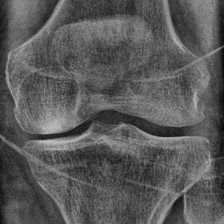
#> input picture Preprocessing/Different_images/9048979L_NEW.png, 224 x 224 px
$ jupyter execute Trrrrr.ipynb
#> lines starting #> are read from the running program, lines starting #| are printed output that depends on the picture
[cell 1]
import numpy as np
import matplotlib.pyplot as plt
import cv2

[cell 2]
def preprocess(img):
    img = cv2.cvtColor(img,cv2.COLOR_BGR2GRAY)
    #img = tf.keras.preprocessing.image.img_to_array(img,dtype=np.uint8)
    #img = np.expand_dims(img, axis=0)
    img = np.array(img,dtype=np.uint8)
    clahe = cv2.createCLAHE(clipLimit=8)
    img = clahe.apply(img)
    img = img.reshape(-1, 224, 224, 1)
    return img

[cell 3]
img = cv2.imread("Different_images/9048979L_NEW.png")
#> img is the input picture: shape (224, 224, 3); min 11, max 191, mean 89.7

[cell 4]
preImg = preprocess(img)
#> in preprocess, `img = clahe.apply(img)`:
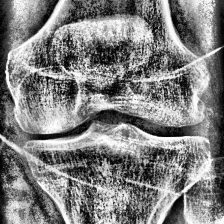
#> img: shape (224, 224); min 0, max 255, mean 128.3

$ run again, with Preprocessing/Different_images/9179789L_NEW.png copied over Preprocessing/Different_images/9048979L_NEW.png
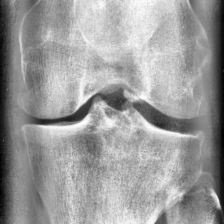
#> input picture Preprocessing/Different_images/9179789L_NEW.png, 224 x 224 px
#> img is the input picture: shape (224, 224, 3); min 0, max 255, mean 155.2
#> in preprocess, `img = clahe.apply(img)`:
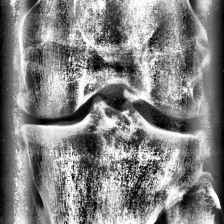
#> img: shape (224, 224); min 0, max 255, mean 130.5

$ run again, with Preprocessing/Different_images/9217481L_NEW.png copied over Preprocessing/Different_images/9048979L_NEW.png
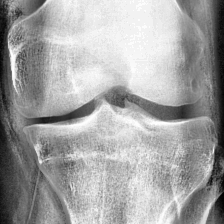
#> input picture Preprocessing/Different_images/9217481L_NEW.png, 224 x 224 px
#> img is the input picture: shape (224, 224, 3); min 0, max 255, mean 162.7
#> in preprocess, `img = clahe.apply(img)`:
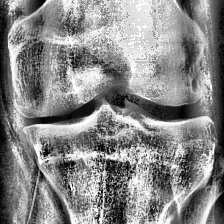
#> img: shape (224, 224); min 0, max 255, mean 135.5

$ run again, with Preprocessing/Different_images/9280249L_NEW.png copied over Preprocessing/Different_images/9048979L_NEW.png
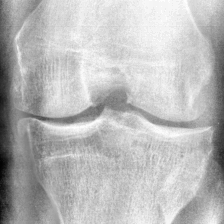
#> input picture Preprocessing/Different_images/9280249L_NEW.png, 224 x 224 px
#> img is the input picture: shape (224, 224, 3); min 3, max 255, mean 185.5
#> in preprocess, `img = clahe.apply(img)`:
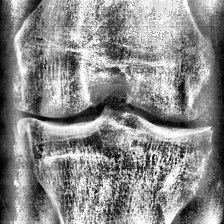
#> img: shape (224, 224); min 0, max 255, mean 138.3
